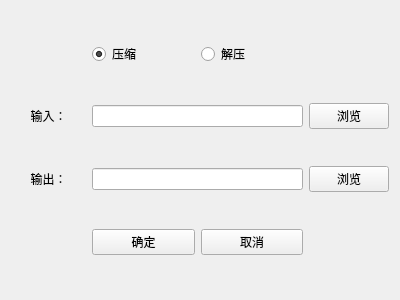
<?xml version="1.0" encoding="UTF-8"?>
<ui version="4.0">
 <class>CompressWnd</class>
 <widget class="QWidget" name="CompressWnd">
  <property name="geometry">
   <rect>
    <x>0</x>
    <y>0</y>
    <width>400</width>
    <height>300</height>
   </rect>
  </property>
  <property name="windowTitle">
   <string>CompressWnd</string>
  </property>
  <layout class="QGridLayout" name="gridLayout">
   <item row="0" column="1">
    <widget class="QRadioButton" name="radioButton_compress">
     <property name="text">
      <string>压缩</string>
     </property>
     <property name="checked">
      <bool>true</bool>
     </property>
    </widget>
   </item>
   <item row="0" column="2">
    <widget class="QRadioButton" name="radioButton_uncompress">
     <property name="text">
      <string>解压</string>
     </property>
    </widget>
   </item>
   <item row="1" column="0">
    <widget class="QLabel" name="label">
     <property name="sizePolicy">
      <sizepolicy hsizetype="Fixed" vsizetype="Preferred">
       <horstretch>0</horstretch>
       <verstretch>0</verstretch>
      </sizepolicy>
     </property>
     <property name="minimumSize">
      <size>
       <width>75</width>
       <height>0</height>
      </size>
     </property>
     <property name="layoutDirection">
      <enum>Qt::LeftToRight</enum>
     </property>
     <property name="text">
      <string>输入：</string>
     </property>
     <property name="alignment">
      <set>Qt::AlignCenter</set>
     </property>
    </widget>
   </item>
   <item row="1" column="1" colspan="2">
    <widget class="QLineEdit" name="lineEdit_input"/>
   </item>
   <item row="1" column="3">
    <widget class="QPushButton" name="pushButton_input">
     <property name="sizePolicy">
      <sizepolicy hsizetype="Fixed" vsizetype="Fixed">
       <horstretch>0</horstretch>
       <verstretch>0</verstretch>
      </sizepolicy>
     </property>
     <property name="text">
      <string>浏览</string>
     </property>
    </widget>
   </item>
   <item row="2" column="0">
    <widget class="QLabel" name="label_2">
     <property name="text">
      <string>输出：</string>
     </property>
     <property name="alignment">
      <set>Qt::AlignCenter</set>
     </property>
    </widget>
   </item>
   <item row="2" column="1" colspan="2">
    <widget class="QLineEdit" name="lineEdit_output"/>
   </item>
   <item row="2" column="3">
    <widget class="QPushButton" name="pushButton_output">
     <property name="text">
      <string>浏览</string>
     </property>
    </widget>
   </item>
   <item row="3" column="1">
    <widget class="QPushButton" name="pushButton_ok">
     <property name="text">
      <string>确定</string>
     </property>
    </widget>
   </item>
   <item row="3" column="2">
    <widget class="QPushButton" name="pushButton_cancel">
     <property name="text">
      <string>取消</string>
     </property>
    </widget>
   </item>
  </layout>
 </widget>
 <layoutdefault spacing="6" margin="11"/>
 <resources/>
 <connections/>
</ui>
